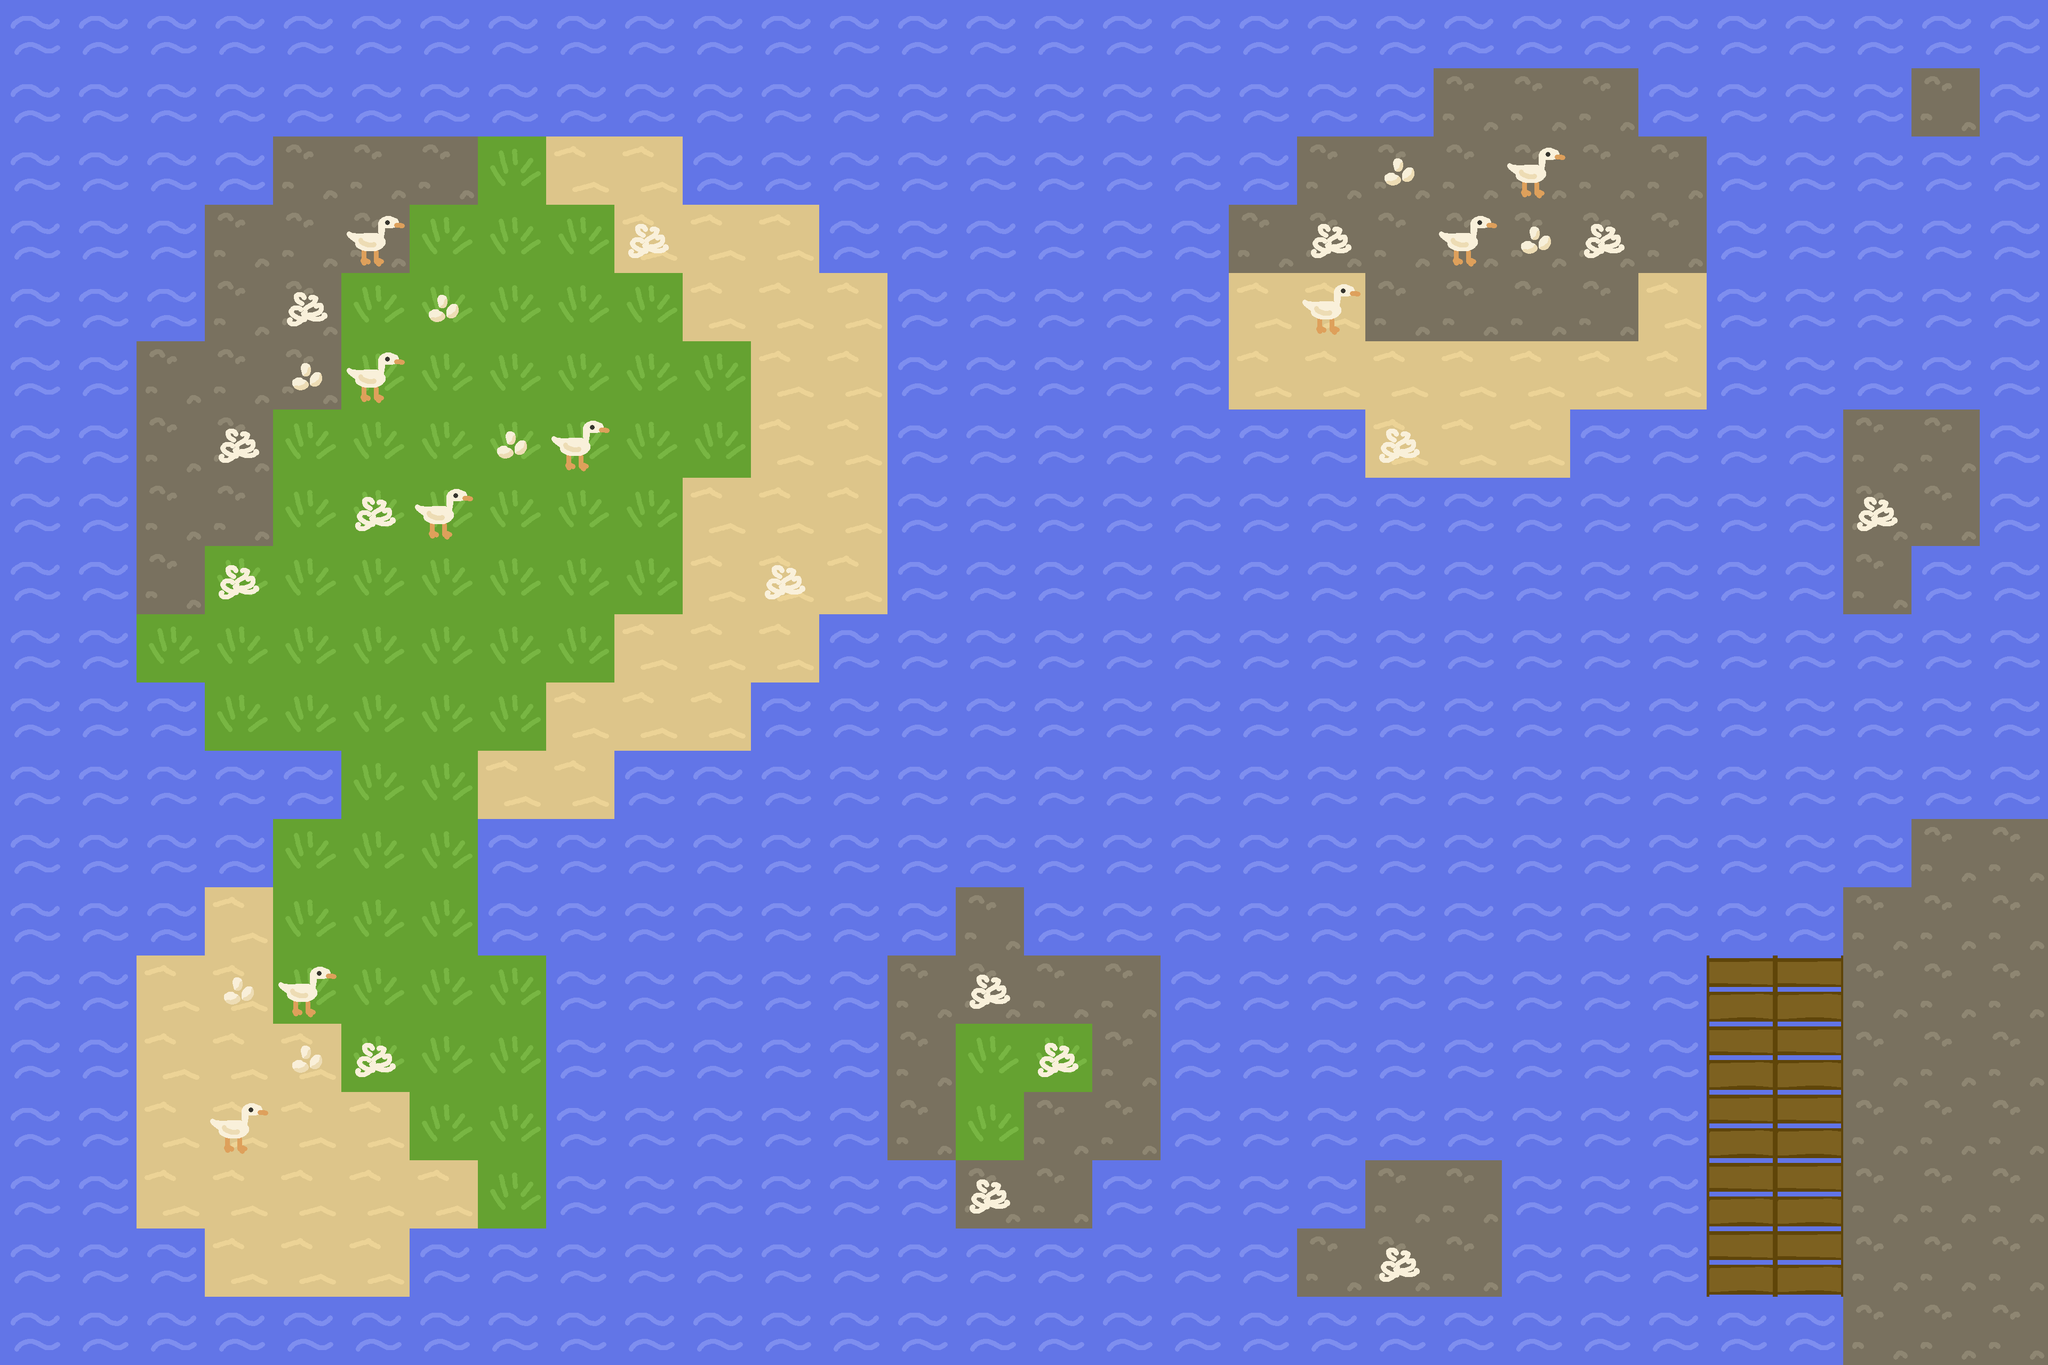

This game map was drawn from its Tiled (.tmx) file and the tilesets committed beside it. A one-line description and the full map source follow:
An orthogonal 30x20 tile map with 128x128 px tiles, 2 tile layers (first_layer, second_layer).

<map version="1.10" tiledversion="1.11.0" orientation="orthogonal" renderorder="right-down" width="30" height="20" tilewidth="128" tileheight="128" infinite="0" nextlayerid="3" nextobjectid="1">
 <editorsettings>
  <export target="Overworld1.json" format="json" />
 </editorsettings>
 <tileset firstgid="1" source="OverworldTileset.tsx" />
 <layer id="1" name="first_layer" width="30" height="20">
  <data encoding="csv">
1,1,1,1,1,1,1,1,1,1,1,1,1,1,1,1,1,1,1,1,1,1,1,1,1,1,1,1,1,1,
1,1,1,1,1,1,1,1,1,1,1,1,1,1,1,1,1,1,1,1,1,3,3,3,1,1,1,1,3,1,
1,1,1,1,3,3,3,2,4,4,1,1,1,1,1,1,1,1,1,3,3,3,3,3,3,1,1,1,1,1,
1,1,1,3,3,3,2,2,2,4,4,4,1,1,1,1,1,1,3,3,3,3,3,3,3,1,1,1,1,1,
1,1,1,3,3,2,2,2,2,2,4,4,4,1,1,1,1,1,4,4,3,3,3,3,4,1,1,1,1,1,
1,1,3,3,3,2,2,2,2,2,2,4,4,1,1,1,1,1,4,4,4,4,4,4,4,1,1,1,1,1,
1,1,3,3,2,2,2,2,2,2,2,4,4,1,1,1,1,1,1,1,4,4,4,1,1,1,1,3,3,1,
1,1,3,3,2,2,2,2,2,2,4,4,4,1,1,1,1,1,1,1,1,1,1,1,1,1,1,3,3,1,
1,1,3,2,2,2,2,2,2,2,4,4,4,1,1,1,1,1,1,1,1,1,1,1,1,1,1,3,1,1,
1,1,2,2,2,2,2,2,2,4,4,4,1,1,1,1,1,1,1,1,1,1,1,1,1,1,1,1,1,1,
1,1,1,2,2,2,2,2,4,4,4,1,1,1,1,1,1,1,1,1,1,1,1,1,1,1,1,1,1,1,
1,1,1,1,1,2,2,4,4,1,1,1,1,1,1,1,1,1,1,1,1,1,1,1,1,1,1,1,1,1,
1,1,1,1,2,2,2,1,1,1,1,1,1,1,1,1,1,1,1,1,1,1,1,1,1,1,1,1,3,3,
1,1,1,4,2,2,2,1,1,1,1,1,1,1,3,1,1,1,1,1,1,1,1,1,1,1,1,3,3,3,
1,1,4,4,2,2,2,2,1,1,1,1,1,3,3,3,3,1,1,1,1,1,1,1,1,5,5,3,3,3,
1,1,4,4,4,2,2,2,1,1,1,1,1,3,2,2,3,1,1,1,1,1,1,1,1,5,5,3,3,3,
1,1,4,4,4,4,2,2,1,1,1,1,1,3,2,3,3,1,1,1,1,1,1,1,1,5,5,3,3,3,
1,1,4,4,4,4,4,2,1,1,1,1,1,1,3,3,1,1,1,1,3,3,1,1,1,5,5,3,3,3,
1,1,1,4,4,4,1,1,1,1,1,1,1,1,1,1,1,1,1,3,3,3,1,1,1,5,5,3,3,3,
1,1,1,1,1,1,1,1,1,1,1,1,1,1,1,1,1,1,1,1,1,1,1,1,1,1,1,3,3,3
</data>
 </layer>
 <layer id="2" name="second_layer" width="30" height="20">
  <data encoding="csv">
0,0,0,0,0,0,0,0,0,0,0,0,0,0,0,0,0,0,0,0,0,0,0,0,0,0,0,0,0,0,
0,0,0,0,0,0,0,0,0,0,0,0,0,0,0,0,0,0,0,0,0,0,0,0,0,0,0,0,0,0,
0,0,0,0,0,0,0,0,0,0,0,0,0,0,0,0,0,0,0,0,8,0,7,0,0,0,0,0,0,0,
0,0,0,0,0,7,0,0,0,6,0,0,0,0,0,0,0,0,0,6,0,7,8,6,0,0,0,0,0,0,
0,0,0,0,6,0,8,0,0,0,0,0,0,0,0,0,0,0,0,7,0,0,0,0,0,0,0,0,0,0,
0,0,0,0,8,7,0,0,0,0,0,0,0,0,0,0,0,0,0,0,0,0,0,0,0,0,0,0,0,0,
0,0,0,6,0,0,0,8,7,0,0,0,0,0,0,0,0,0,0,0,6,0,0,0,0,0,0,0,0,0,
0,0,0,0,0,6,7,0,0,0,0,0,0,0,0,0,0,0,0,0,0,0,0,0,0,0,0,6,0,0,
0,0,0,6,0,0,0,0,0,0,0,6,0,0,0,0,0,0,0,0,0,0,0,0,0,0,0,0,0,0,
0,0,0,0,0,0,0,0,0,0,0,0,0,0,0,0,0,0,0,0,0,0,0,0,0,0,0,0,0,0,
0,0,0,0,0,0,0,0,0,0,0,0,0,0,0,0,0,0,0,0,0,0,0,0,0,0,0,0,0,0,
0,0,0,0,0,0,0,0,0,0,0,0,0,0,0,0,0,0,0,0,0,0,0,0,0,0,0,0,0,0,
0,0,0,0,0,0,0,0,0,0,0,0,0,0,0,0,0,0,0,0,0,0,0,0,0,0,0,0,0,0,
0,0,0,0,0,0,0,0,0,0,0,0,0,0,0,0,0,0,0,0,0,0,0,0,0,0,0,0,0,0,
0,0,0,8,7,0,0,0,0,0,0,0,0,0,6,0,0,0,0,0,0,0,0,0,0,0,0,0,0,0,
0,0,0,0,8,6,0,0,0,0,0,0,0,0,0,6,0,0,0,0,0,0,0,0,0,0,0,0,0,0,
0,0,0,7,0,0,0,0,0,0,0,0,0,0,0,0,0,0,0,0,0,0,0,0,0,0,0,0,0,0,
0,0,0,0,0,0,0,0,0,0,0,0,0,0,6,0,0,0,0,0,0,0,0,0,0,0,0,0,0,0,
0,0,0,0,0,0,0,0,0,0,0,0,0,0,0,0,0,0,0,0,6,0,0,0,0,0,0,0,0,0,
0,0,0,0,0,0,0,0,0,0,0,0,0,0,0,0,0,0,0,0,0,0,0,0,0,0,0,0,0,0
</data>
 </layer>
</map>
